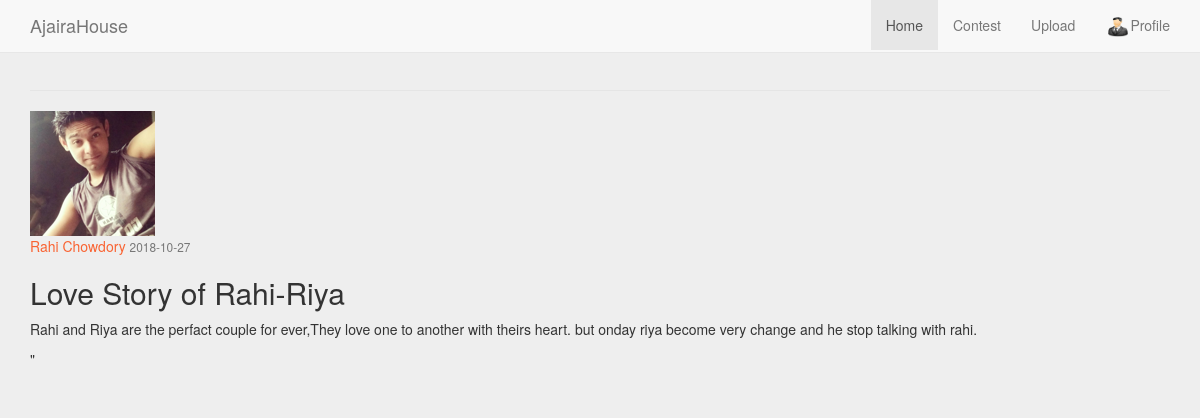
/post/1, run on the app's committed database.
### ajaira/models.py (models this page shows, shortened)
class User(db.Model,UserMixin):
    id=db.Column(db.Integer,primary_key=True)
    username=db.Column(db.String(20),nullable=False)
    email=db.Column(db.String(120),unique=True,nullable=False)
    image_file=db.Column(db.String(20),nullable=False,default="default.jpg")
    password=db.Column(db.String(60),nullable=False)
    posts=db.relationship("Post",backref='author',lazy=True)

class Post(db.Model):
    id=db.Column(db.Integer,primary_key=True)
    title=db.Column(db.String(100),nullable=False)
    date_posted=db.Column(db.DateTime,nullable=False,default=datetime.utcnow)
    content=db.Column(db.Text,nullable=False)
    user_id=db.Column(db.Integer,db.ForeignKey('user.id'),nullable=False)

### ajaira/routes.py (the view)
@app.route("/post/<int:post_id>")
def post(post_id):
    post=Post.query.get_or_404(post_id)
    return render_template('post.html',post=post,active=active)

### ajaira/templates/post.html (shortened to what this page needs)
{% extends 'layout.html' %}
{% block content %}
{% if active %}
{% else %}
{% block nav %}
<li class="active"><a href="{{url_for('home')}}">Home</a></li>
<li><a href="{{url_for('contest')}}" >Contest</a></li>
<li><a href="{{url_for('upload')}}">Upload</a></li>
<li class="profile" ><a href="{{url_for('profile')}}"><img  src="{{url_for('static',filename='img/demo-doll.png')}}" alt="" />Profile</a></li>
 {% endblock %}
{% endif %}
<div class="container">
  <legend class="border-bottom mb-4"> {{ legend }}</legend>
  <article class="media content-section">
    <img class="rounded-circle article-img" src="{{url_for('static',filename='img/'+post.author.image_file)}}"></img>
    <div class="media-body">
      <div class="article-metadata">
        <a class="mr-2" href="#">{{ post.author.username }}</a>
        <small class="text-muted">{{ post.date_posted.strftime("%Y-%m-%d") }}</small>
        </div>
        </div>
        <h2 class="article-title">{{ post.title }}</h2>
        <p class="article-content">{{ post.content }}</p>
        </article>"
      </div>
<hr>
{% endblock %}

### ajaira/static/style.css (style rules this page uses)
.profile img { width:25px; height:20px; }

### ajaira/static/navbar-fixed-top.css (style rules this page uses)
body { min-height: 2000px; padding-top: 70px; }

### ajaira/static/profile_header.css (style rules this page uses)
body { margin-top:20px; background:#eee; }
a { color: #f96332; }

### data on the page
User: image_file (picture), author.username "Rahi Chowdory"
Post: date_posted "2018-10-27", title "Love Story of Rahi-Riya", content "Rahi and Riya are the perfact couple for ever,They love one to another with theirs heart. but onday riya become very change and he stop talking with rahi."
